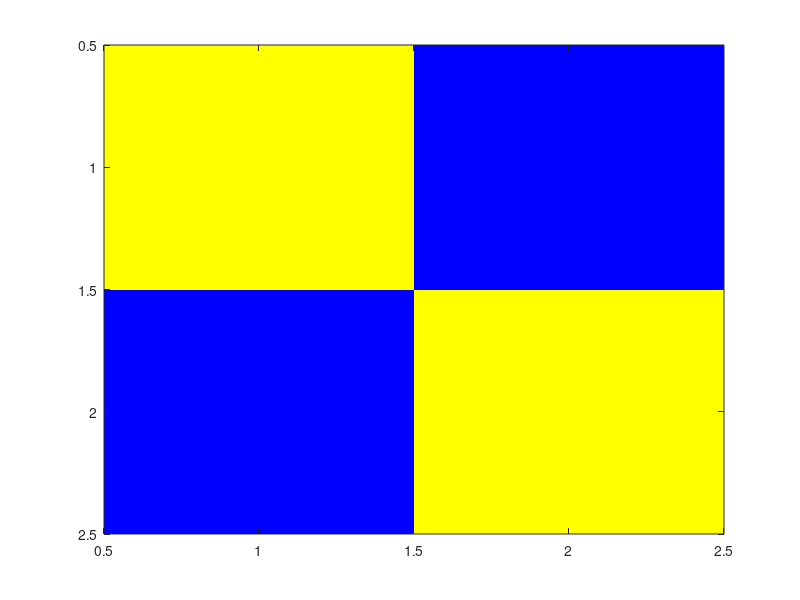

Here is the MATLAB script that generated this plot:
function E2Q5()
A=uint8(zeros(2,2,3));
x=[255 0;0 255];
y=[0 255;255 0];
z=[255 0;255 0];
A(:,:,1)=z;
A(:,:,2)=y;
A(:,:,3)=x;
imagesc(A)
B(:,:,1)=x;
B(:,:,2)=x;
B(:,:,3)=y;
imagesc(B)
end